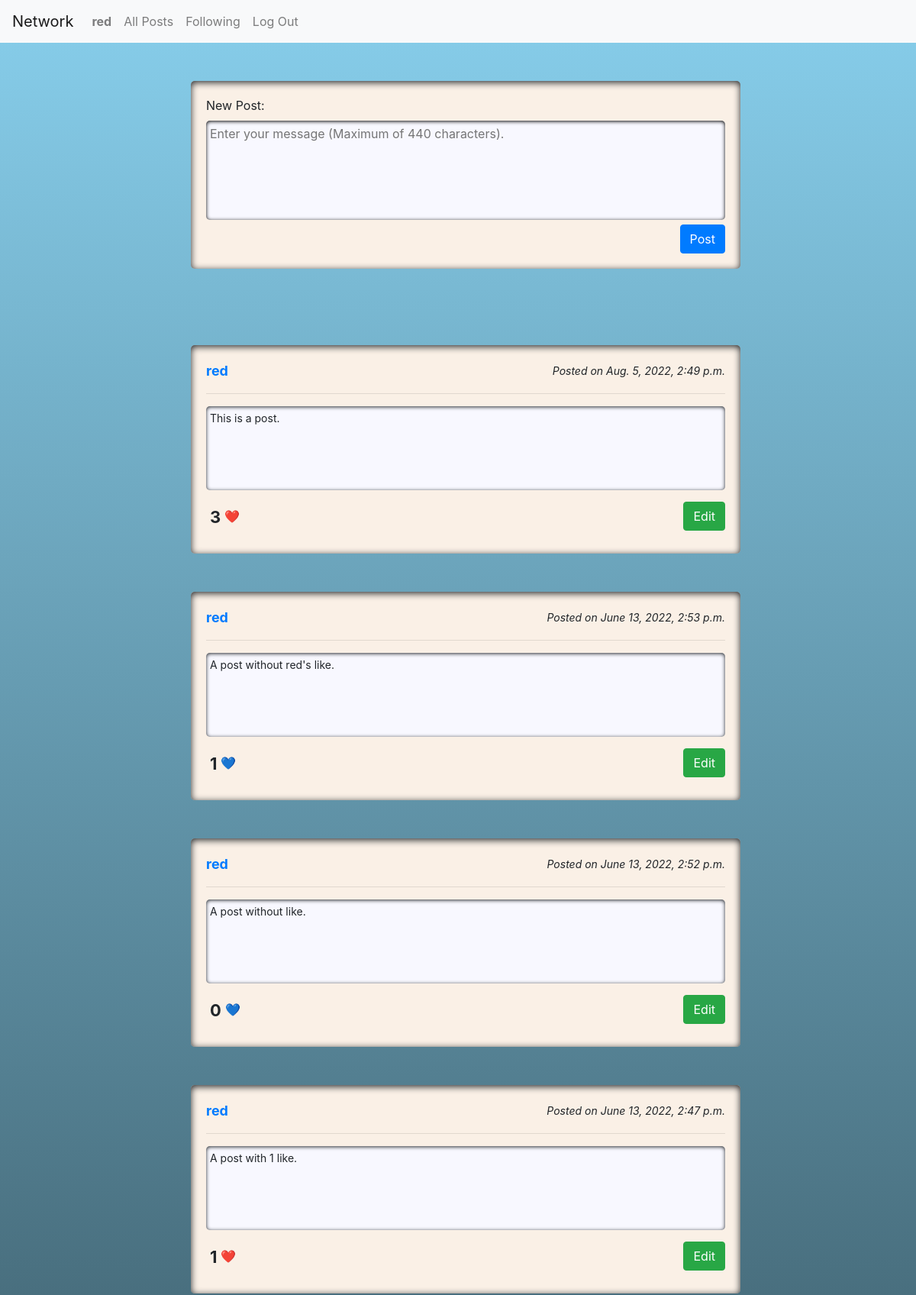
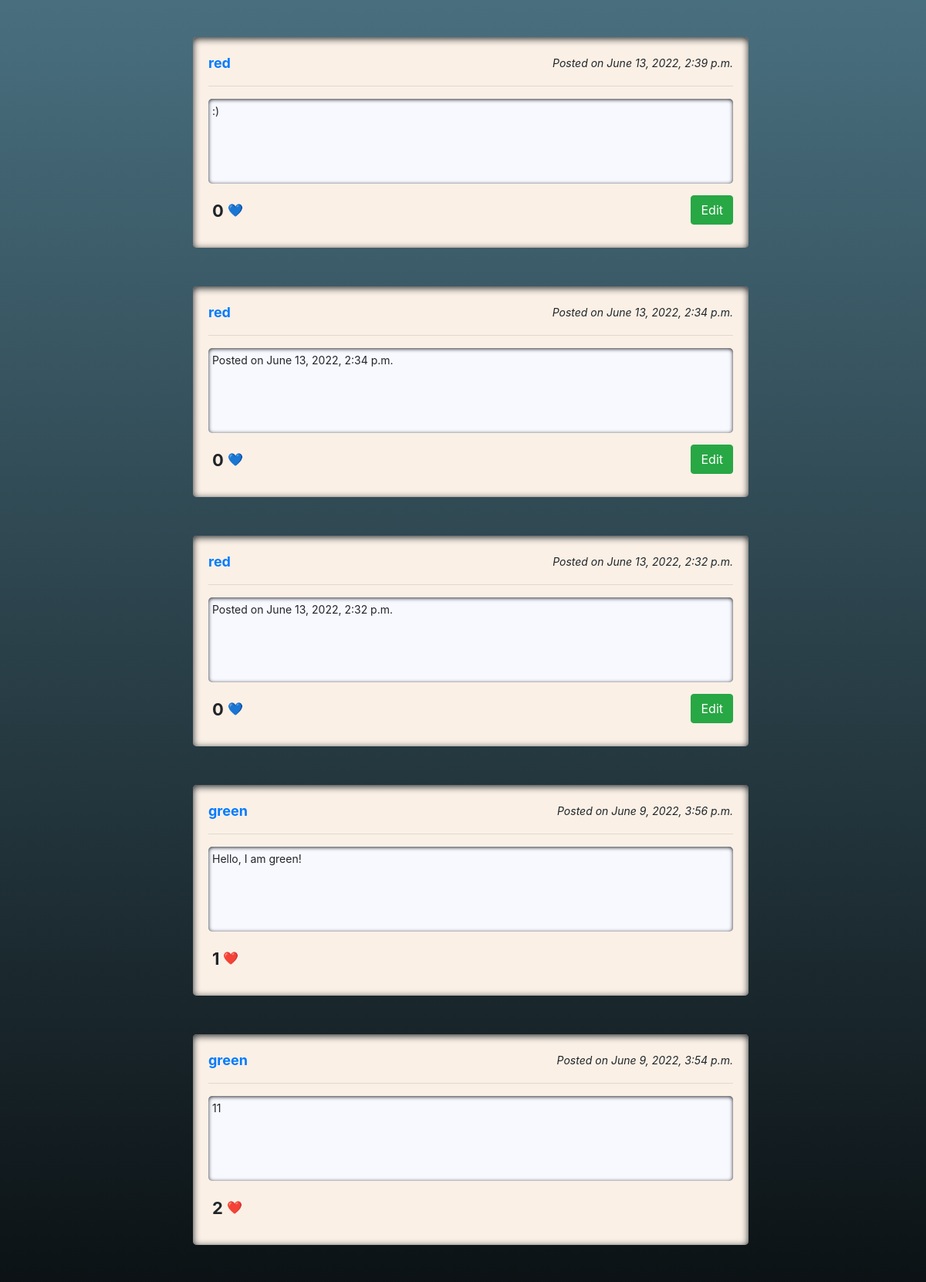
/ (signed in, upper part), run on the app's committed database (2 pictures, top to bottom).
### network/models.py (models this page shows, shortened)
class User(AbstractUser):
    pass

class Post(models.Model):
    user = models.ForeignKey('User', on_delete=models.CASCADE)
    content = models.CharField(max_length=440)
    posted = models.DateTimeField(auto_now_add=True)
    likes = models.IntegerField(default=0)

### network/views.py (the view, shortened to what this page needs)
# urls.py: path("", views.index, name="index"),
def index(request, profile_info=None):
    current_user = request.user
    form = PostForm()
    if "/following" in request.path:
        if not request.user.is_authenticated:
            return render(request, "network/login.html")
        current_user_isfollowing = current_user.profile.following.all()
        other_users_pks = []
        for profile in current_user_isfollowing:
            other_users_pk = profile.user.id
            other_users_pks.append(other_users_pk)
        all_posts = Post.objects.select_related().filter(user_id__in=other_users_pks).order_by('-posted')
    else:
        all_posts = Post.objects.select_related().order_by('-posted')
    all_liked_posts = []
    if request.user.is_authenticated:
        my_likes = request.user.profile.my_like.all()
        for post in my_likes:
            all_liked_posts.append(post.id)
    paginate_posts = Paginator(all_posts, 10, orphans=0, allow_empty_first_page=True)
    page_number = request.GET.get('page')
    page_obj = paginate_posts.get_page(page_number)
    return render(request, "network/index.html" , {
        "form": form,
        "profile": profile_info,
        "liked": all_liked_posts,
        "posts": page_obj
    })

### network/views.py (shortened to what this page needs)
class PostForm(forms.ModelForm):
    class Meta:
        model = Post
        fields = ["content"]
        widgets = {
            "content": forms.Textarea(attrs={
                "rows": 5,
                "class": "new_post_textarea",
                "placeholder": "Enter your message (Maximum of 440 characters)."
            })
        }
        labels = {
            "content": "New Post"
        }

### network/templates/network/index.html (shortened to what this page needs)
{% extends "network/layout.html" %}
{% load static %}
{% block body %}
    <div class="grid">
        <div class="side-bar">
        </div>
        <div class="grid-item">
            <div id="post_container">
                {% if user.is_authenticated %}
                    <form action="{% url 'index' %}" method="post">
                        {{ form }}
                        <input type="submit" value="Post" class="btn btn-primary">
                    </form>
                {% else %}
                    <div>
                        You need to log in for writing a new Post.
                        <a href="{% url 'login' %}">Log in</a><br>
                        Don't have an account? <a href="{% url 'register' %}">Register here.</a>
                    </div>
                {% endif %}
            </div>
            <div id="posts_frame">
                {% if posts %}
                    {% for post in posts %}
                        <div id="frame_{{post.id}}" class="post_body">
                            <div class="post_header">
                                <div class="post_username">
                                    <a href={% url 'profile' post.user.username %}>{{ post.user.username }}</a>
                                </div>
                                <div id="timestamp_{{post.id}}" class="post_time">
                                    Posted on {{ post.posted }}
                                </div>
                            </div>
                            <hr>
                            <div id="content_{{post.id}}" class="post_content">
                                {{ post.content }}
                            </div>
                            <div class="post_footer">
                                <div id="likes_{{post.id}}" class="post_likes">
                                    <span id="count_{{post.id}}" class="post_like_counter">{{ post.likes }}</span>
                                    {% if post.id in liked %}
                                        <button id="like_{{post.id}}" type="button" name="like" class="btn btn-default">❤️</button>
                                    {% else %}
                                        <button id="like_{{post.id}}" type="button" name="like" class="btn btn-default">💙</button>
                                    {% endif %}
                                </div>
                                <div class="post_editbutton">
                                    {% if user.is_authenticated and user.id == post.user_id %}
                                        <button id="edit_{{post.id}}" type="button" name="edit" class="btn btn-success">Edit</button>
                                    {% endif %}
                                </div>
                            </div>
                        </div>
                    {% endfor %}
                {% else %}
                    <div class="no_post">No posts.</div>
                {% endif %}
            </div>
        </div>
        <div class="side-bar">
        </div>
    </div>
{% endblock %}

### network/templates/network/layout.html (shortened to what this page needs)
{% load static %}
<!DOCTYPE html>
<html lang="en">
    <head>
        <link rel="stylesheet" href="https://stackpath.bootstrapcdn.com/bootstrap/4.4.1/css/bootstrap.min.css">
        <link href="{% static 'network/styles.css' %}" rel="stylesheet">
    </head>
    <body>
        <nav class="navbar navbar-expand-lg navbar-light bg-light">
            <a class="navbar-brand" href="{% url 'index' %}">Network</a>
            <div>
                <ul class="navbar-nav mr-auto">
                    {% if user.is_authenticated %}
                        <li class="nav-item">
                            <a class="nav-link" href="{% url 'profile' user.username %}"><strong>{{ user.username }}</strong></a>
                        </li>
                    {% endif %}
                    <li class="nav-item">
                        <a class="nav-link" href="{% url 'index' %}">All Posts</a>
                    </li>
                    {% if user.is_authenticated %}
                        <li class="nav-item">
                            <a class="nav-link" href="{% url 'following' %}">Following</a>
                        </li>
                        <li class="nav-item">
                            <a class="nav-link" href="{% url 'logout' %}">Log Out</a>
                        </li>
                    {% endif %}
                </ul>
            </div>
        </nav>
        <div class="body">
            {% block body %}
            {% endblock %}
        </div>
    </body>
</html>

### network/static/network/styles.css (style rules this page uses)
body { background-image: linear-gradient(skyblue, black); min-height: 100vh; }
textarea { resize: none; background-color: ghostwhite; border: none; border-radius: 5px; padding: 5px; }
textarea, .post_content { box-shadow: inset 0px 1px 5px; }
.grid { display: grid; grid-template-columns: auto 800px auto; }
#post_container { min-height: 240px; display: inline-block; }
.new_post_textarea { width: 100%; }
.btn-primary, .btn-info { float: right; }
.post_body { min-height: 260px; margin-bottom: 50px; font-size: 14px; }
.post_body, #profile_frame, #post_container, .no_post { margin: 50px; border-radius: 5px; padding: 20px; background-color: linen; width: 720px; box-shadow: inset 0px 2px 10px; }
.post_header, .post_footer { display: grid; grid-template-columns: auto auto; }
.post_username { font-size: large; font-weight: bold; }
.post_editbutton, .post_time { text-align: right; }
.post_time { font-style: italic; padding-top: 3px; }
.post_content { background-color: ghostwhite; word-break: break-word; width: 100%; height: 110px; margin: 5px 0px 15px 0px; padding: 5px; border-radius: 5px; }
.post_like_counter { padding-left: 5px; font-size: 22px; font-weight: bolder; }
.btn-default { margin-bottom: 10px; margin-left: -12px; outline: none; }

### data on the page
User: username "red"
Post: user.username "red", posted "Aug. 5, 2022, 2:49 p.m.", content "This is a post.", likes "3"
Post: user.username "red", posted "June 13, 2022, 2:53 p.m.", content "A post without red's like.", likes "1"
Post: user.username "red", posted "June 13, 2022, 2:52 p.m.", content "A post without like.", likes "0"
Post: user.username "red", posted "June 13, 2022, 2:47 p.m.", content "A post with 1 like.", likes "1"
Post: user.username "red", posted "June 13, 2022, 2:39 p.m.", content ":)", likes "0"
Post: user.username "red", posted "June 13, 2022, 2:34 p.m.", content "Posted on June 13, 2022, 2:34 p.m.", likes "0"
Post: user.username "red", posted "June 13, 2022, 2:32 p.m.", content "Posted on June 13, 2022, 2:32 p.m.", likes "0"
Post: user.username "green", posted "June 9, 2022, 3:56 p.m.", content "Hello, I am green!", likes "1"
Post: user.username "green", posted "June 9, 2022, 3:54 p.m.", content "11", likes "2"
